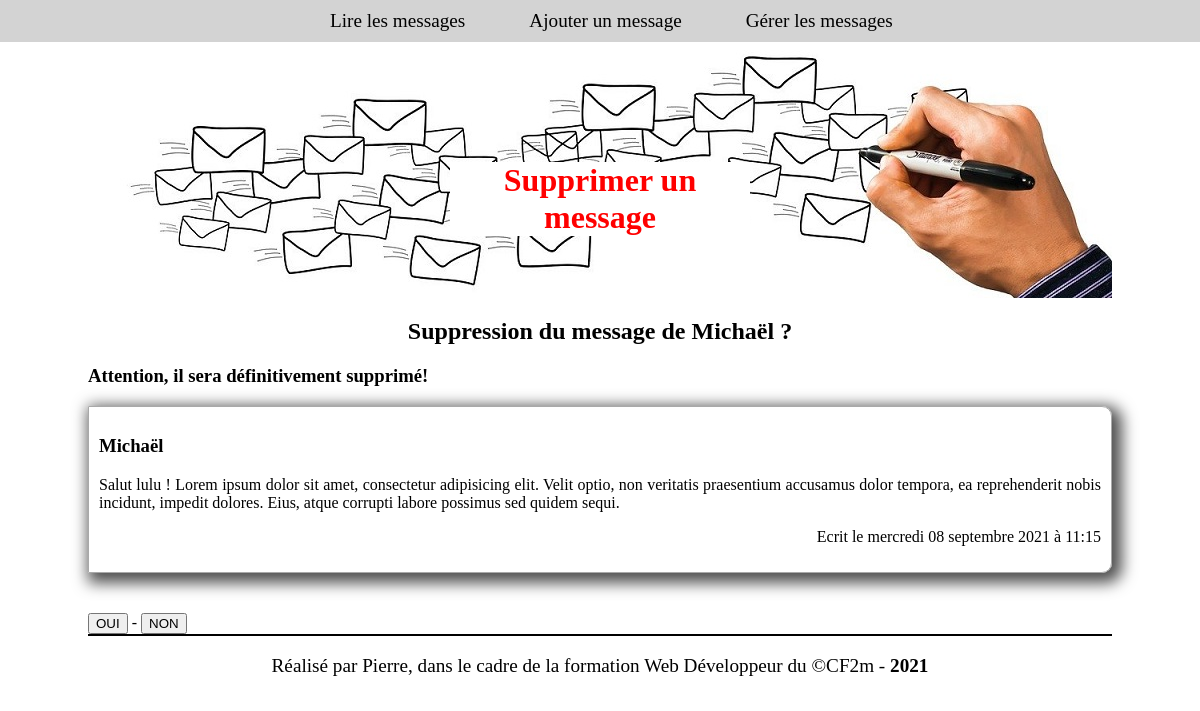
The page /livredorPierre/suppression.php?idmessage=2 on the database its author committed.
### tables this page shows
CREATE TABLE IF NOT EXISTS `messages` (
  `id` smallint(5) UNSIGNED NOT NULL AUTO_INCREMENT,
  `pseudo` varchar(30) NOT NULL,
  `email` varchar(50) NOT NULL,
  `msg` varchar(1000) NOT NULL,
  `date_msg` datetime NOT NULL ON UPDATE CURRENT_TIMESTAMP,
  PRIMARY KEY (`id`)
);

### livredorPierre/functions.php (called while the page is built, shortened)
<?php
function frenchDate($date,$format=1){
    $out="";
    $joursTab = ["dimanche","lundi","mardi","mercredi","jeudi","vendredi","samedi"];
    $moisTab = [1=>"janvier","février","mars","avril","mai","juin","juillet","août","septembre","octobre","novembre","décembre"];
    $date = strtotime($date);
    switch($format){
        case 1:
        $out.="Le "
                .$joursTab[date("w",$date)]." "
                .date("d",$date)." "
                .$moisTab[date("n",$date)]." "
                .date("Y à H:i",$date);
                break;
    }
    return $out;
}

### livredorPierre/suppression.php (the view, shortened to what this page needs)
<?php
require "functions.php";
$connectDB = @mysqli_connect(DB_HOST, DB_USER, DB_PWD, DB_NAME, DB_PORT);
mysqli_set_charset($connectDB,DB_CHARSET);
if(isset($_GET['idmessage']) && ctype_digit($_GET['idmessage'])){
    $id = (int) $_GET['idmessage'];
    $sql = "SELECT *
    FROM messages
    WHERE id = $id;";
    $requestDB = mysqli_query($connectDB, $sql) or die("Problème lors de la requête de sélection des    messages: " . mysqli_error($connectDB));
    $nbMessage = mysqli_num_rows($requestDB);
    if($nbMessage){
        $message = mysqli_fetch_assoc($requestDB);
    }else{
        header("Location: ./");
        exit();
    }
}else{
    header("Location: ./");
    exit();
}
?>
<!DOCTYPE html>
<html>
<head>
    <link type="text/css" rel="stylesheet" href="livre.css" />
</head>
<body>
    <nav>
        <?php
        include "menu.php";
        ?>
    </nav>
    <header>
        <h1>Supprimer un message</h1>
    </header>
    <main>
        <section class="msgs">
            <h2>Suppression du message de <?=$message['pseudo']?> ?</h2>
            <h3>Attention, il sera définitivement supprimé!</h3>
            <article>
                <h3><?=$message['pseudo']?></h3>
                <div><?=$message['msg']?></div>
                <p>Ecrit <?=mb_strtolower(frenchDate($message['date_msg']));?></p>
            </article>
            <div >
            <a href="?idmessage=<?=$message['id']?>&delete=ok"><button type="button">OUI</button></a> - <a href="gestion.php"><button type="button">NON</button></a>
            </div>
        </section>
    </main>
    <footer>
        <?php include "footer.php" ?>
    </footer>
</body>
</html>

### livredorPierre/livre.css (style rules this page uses)
body { margin:0; }
nav { position: sticky; top: 0px; background-color: lightgrey; }
header { background-image: url("images/banniere.jpg"); background-repeat: no-repeat; width: 1024px; height: 256px; margin: 0 auto; }
header h1 { position: relative; top:120px; z-index: 5; color: red; text-align: center; background-color: white; width:300px; margin: 0 auto; }
main { width: 1024px; margin: 0 auto; }
.no-msg h2, .msgs h2, .no-msg p { text-align: center; }
article { border: 1px solid darkgrey; border-radius: 0 10px 10px 0; box-shadow: 5px 5px 15px 5px #4F4F4F; margin-bottom: 40px; padding: 10px; }
article div { text-align: justify; }
article p { text-align: right; }
footer { width: 1024px; margin: 0 auto; height: 3em; border-top: 2px solid black; }

### rows shown on the page
messages: pseudo "Michaël", msg "Salut lulu ! Lorem ipsum dolor sit amet, consectetur adipisicing elit. Velit optio, non veritatis praesentium accusamus dolor tempora, ea reprehenderit nobis incidunt, impedit dolores. Eius, atque corrupti labore possimus sed quidem sequi.", date_msg "le mercredi 08 septembre 2021 à 11:15"
